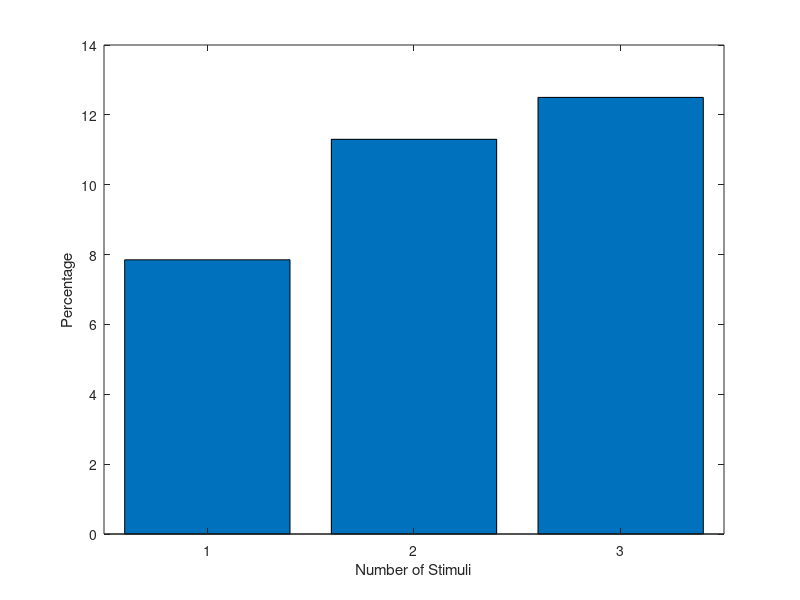

Reproduce this figure in MATLAB.
function Repeats_Sim

%This function runs a simulation demonstrating the effect of repeated stimuli on the frequency of illusory conjunctions.

close all

%Simulation parameters
%Temporal variables for the simulation; units are ms
Incidence_window = 5;
Sim_time = 10000;

%Define conduction delays to output neurons
Delays_1 = [6; 12]; %conduction delays to right-angle neuron
Delays_2 = [14; 22; 4]; %Conduction delays to arrow neuron

% ** Iterate through different number of distractors **

Distance = -2;
Jitter = 3; %standard deviation of the spike time

Precise_spikes = [6; 0; 12]; 
Precise_spikes(3) = Precise_spikes(3) + Distance; %Adds distance effect

Num_stim = 3; %The number of identical objects repeated that might result in an illusory conjunction

%Iterate over different numbers of objects
Percentages = zeros(3, Num_stim);
for jj = 1:Num_stim
    
    Output_count = zeros(3, 1);
    Output_num = 0;

    %Simulate each trail over the simulation time
    for ii = 1:10:Sim_time %iterate over Sim_time at 10ms intervals

        %Randomly generate Gaussean jitter to apply to each neuron
        Jitter_1 = normrnd(0, Jitter, 2, 1);
        Jitter_2 = normrnd(0, Jitter, 3, jj);

        %Calculate the arrival times of each spike, including jitter and axonal
        %conduction delay
        Arrival_times_1 = Precise_spikes(1:2) + Delays_1 + Jitter_1; %Note third diagonal neuron is excluded, as does not share connection to right angle neuron
        %Varying random jitter is added for each of the duplicated stimuli
        for kk = 1:jj
            Arrival_times_2(:, kk) = Precise_spikes + Delays_2 + Jitter_2(:, kk);
            Arrival_times_2(3, kk) = Arrival_times_2(3, kk) - 2*(kk-1); %Adds distance to the duplicate, accounting for non-uniform similarit to the first stimulus
        end
        
        %If the range of arrival times (min:max) is within the incidence
        %window, then the higher-level neuron 'activates'; if neither, count a 'non-activation'
        Incidence_1 = range(Arrival_times_1);
        Incidence_2 = range(Arrival_times_2); %returns a row vector with the range of each column

        if Incidence_1 < Incidence_window && any(Incidence_2 < Incidence_window)
            %disp('Overlap of spikes, consider increasing difference between output neurons');
            %Output_count(4) = Output_count(4) + 1;
            Output_count(1) = Output_count(1) + 0.5;
            Output_count(2) = Output_count(2) + 0.5;
        elseif Incidence_1 < Incidence_window
            Output_count(1) = Output_count(1) + 1;
        elseif any(Incidence_2 < Incidence_window)
            Output_count(2) = Output_count(2) + 1;
        else
            Output_count(3) = Output_count(3) + 1;
        end

        Output_num = Output_num + 1; 
    end


    Percentages(:, jj) = (Output_count/Output_num) * 100;
end

Percentages(2,3)/Percentages(2,1)

figure('position', [0, 0, 800, 600])
bar(1:Num_stim, Percentages(2, :))
xlabel('Number of Stimuli')
ylabel('Percentage')
